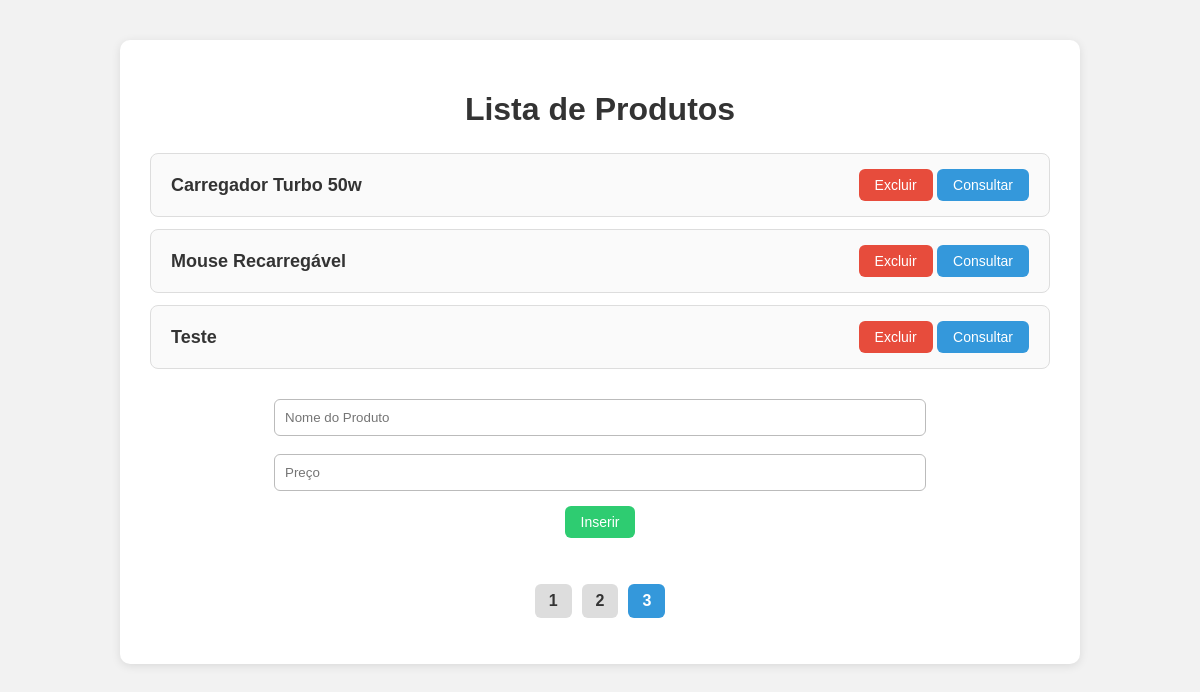
Screenshot of /produtos-paginados?page=3 with the database file from the repository.
### tables this page shows
CREATE TABLE produtos (
            id INTEGER PRIMARY KEY AUTOINCREMENT,
            nome TEXT NOT NULL,
            preco REAL NOT NULL
        );

### app.py (the view)
@app.route('/produtos-paginados')
def produtos_paginados():
    return ProdutoController.produtos_paginados()

### controllers/produto_controller.py (called while the page is built)
    @staticmethod
    def produtos_paginados():
        page = request.args.get("page", 1, type=int)
        per_page = 5
        offset = (page - 1) * per_page
        total = ProdutoModel.contar()
        produtos = ProdutoModel.listar_paginado(offset, per_page)
        total_pages = math.ceil(total / per_page)
        return render_template(
            "produtos_paginados.html",
            produtos=produtos,
            page=page,
            total_pages=total_pages
        )

### models/db.py (called while the page is built)
def get_connection():
    conn = sqlite3.connect(DATABASE)
    conn.row_factory = sqlite3.Row
    return conn

### models/produto_model.py (called while the page is built)
    @staticmethod
    def listar_paginado(offset, limit):
        conn = get_connection()
        cur = conn.cursor()
        res = cur.execute("SELECT * FROM produtos LIMIT ? OFFSET ?", (limit, offset)).fetchall()
        conn.close()
        return res

    @staticmethod
    def contar():
        conn = get_connection()
        cur = conn.cursor()
        total = cur.execute("SELECT COUNT(*) FROM produtos").fetchone()[0]
        conn.close()
        return total

### templates/produtos_paginados.html (shortened to what this page needs)
<!DOCTYPE html>
<html lang="pt-BR">
<head>
    <link rel="stylesheet" href="{{ url_for('static', filename='css/style.css') }}">
</head>
<body>
<div class="container">
    <h1>Lista de Produtos</h1>
    <ul class="product-list">
        {% for produto in produtos %}
        <li class="product-item">
            <span class="product-name">{{ produto["nome"] }}</span>
            <div class="actions">
                <button class="btn btn-delete">Excluir</button>
                <a href="{{ url_for('detalhe_produto', produto_id=produto['id']) }}">
                    <button class="btn btn-view">Consultar</button>
                </a>
            </div>
        </li>
        {% endfor %}
    </ul>
<form class="form" action="{{ url_for('inserir_produto') }}" method="POST">
    <input type="text" name="produto" placeholder="Nome do Produto" required><br><br>
    <input type="number" step="0.01" name="preco" placeholder="Preço" required><br>
    <button class="btn btn-primary" type="submit">Inserir</button>
</form>
    <nav class="pagination">
        <ul>
            {% for page_num in range(1, total_pages + 1) %}
                <li class="page-item {% if page == page_num %}active{% endif %}">
                    <a href="{{ url_for('produtos_paginados', page=page_num) }}">{{ page_num }}</a>
                </li>
            {% endfor %}
        </ul>
    </nav>
</div>
</body>
</html>

### static/css/style.css (style rules this page uses)
body { margin: 0; font-family: Arial, Helvetica, sans-serif; background: #f2f2f2; color: #333; }
.container { max-width: 900px; margin: 40px auto; background: #fff; padding: 30px; border-radius: 10px; box-shadow: 0 2px 10px rgba(0,0,0,0.1); }
h1, h2 { text-align: center; margin-bottom: 25px; }
.product-list { list-style: none; padding: 0; }
.product-item { background: #fafafa; margin-bottom: 12px; padding: 15px 20px; border-radius: 8px; display: flex; justify-content: space-between; align-items: center; border: 1px solid #ddd; }
.product-name { font-size: 18px; font-weight: bold; }
.actions button, .btn { padding: 8px 16px; border: none; cursor: pointer; border-radius: 6px; font-size: 14px; }
.btn-delete { background: #e74c3c; color: #fff; }
.btn-view { background: #3498db; color: #fff; }
.btn-primary { background: #2ecc71; color: white; }
.form { margin-top: 30px; text-align: center; }
.form input { width: 70%; padding: 10px; border: 1px solid #bbb; border-radius: 6px; }
.form button { margin-top: 15px; }
.pagination { margin-top: 30px; text-align: center; }
.pagination ul { list-style: none; padding: 0; display: inline-flex; gap: 10px; }
.page-item a { display: block; padding: 8px 14px; background: #ddd; border-radius: 6px; text-decoration: none; color: #333; font-weight: bold; }
.page-item.active a { background: #3498db; color: white; }

### rows the page displays
produtos: nome "Carregador Turbo 50w"
produtos: nome "Mouse Recarregável"
produtos: nome "Teste"

### other values shown
{{ page_num }} "1" "2" "3"
